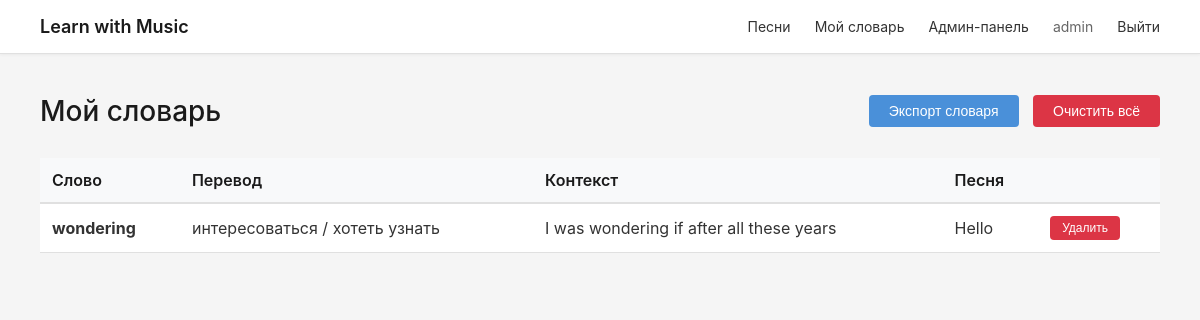
/music/vocabulary/ (signed in), run on the app's committed database.
### music/models.py (models this page shows, shortened)
class UserWord(models.Model):
    user = models.ForeignKey(User, on_delete=models.CASCADE, related_name='words')
    word = models.CharField('слово', max_length=200)
    translation = models.CharField('перевод', max_length=500)
    context = models.TextField('предложение с этим словом', blank=True)
    song_title = models.CharField('название песни', max_length=200, blank=True)
    created_at = models.DateTimeField('дата добавления', auto_now_add=True)
    class Meta:
        verbose_name = 'слово пользователя'
        verbose_name_plural = 'слова пользователя'
        unique_together = ['user', 'word']

### music/views.py (the view)
# urls.py: path('vocabulary/', views.vocabulary_list, name='vocabulary'),
@login_required
def vocabulary_list(request):
    words = request.user.words.all().order_by('-created_at')
    return render(request, 'music/vocabulary.html', {'words': words})

### music/templates/music/vocabulary.html (shortened to what this page needs)
{% extends 'music/base.html' %}
{% block content %}
<div class="vocabulary-header">
    <h2>Мой словарь</h2>
    <div>
        <button onclick="showExportModal()" class="btn-export">Экспорт словаря</button>
        <button onclick="clearVocabulary()" class="btn-clear">Очистить всё</button>
    </div>
</div>
{% if words %}
    <table class="words-table">
        <thead>
            <tr>
                <th>Слово</th>
                <th>Перевод</th>
                <th>Контекст</th>
                <th>Песня</th>
                <th></th>
            </tr>
        </thead>
        <tbody>
            {% for word in words %}
            <tr id="word-row-{{ word.id }}">
                <td><strong>{{ word.word }}</strong></td>
                <td>{{ word.translation }}</td>
                <td class="context-cell">
                    {% for line in word.context.splitlines %}
                        <span class="context-line">{{ line }}</span>
                    {% endfor %}
                </td>
                <td>{{ word.song_title }}</td>
                <td><button onclick="deleteWord({{ word.id }})" class="btn-delete">Удалить</button></td>
            </tr>
            {% endfor %}
        </tbody>
    </table>
{% else %}
    <div class="empty-message">
        Словарь пуст. Добавьте слова при изучении песен.
    </div>
{% endif %}
{% endblock %}

### music/templates/music/base.html (shortened to what this page needs)
<!DOCTYPE html>
<html>
<head>
</head>
<body>
    <div class="navbar">
        <div class="nav-container">
            <a href="{% url 'home' %}" class="nav-brand">Learn with Music</a>
            <div class="nav-links">
                <a href="{% url 'song_list' %}">Песни</a>
                <a href="{% url 'vocabulary' %}">Мой словарь</a>
                {% if user.is_authenticated %}
                    {% if user.is_staff or user.is_superuser %}
                        <a href="{% url 'admin:index' %}">Админ-панель</a>
                    {% endif %}
                <span class="user-info">{{ user.username }}</span>
                <a href="{% url 'logout' %}">Выйти</a>
                {% else %}
                    <a href="{% url 'login' %}">Войти</a>
                    <a href="{% url 'register' %}">Регистрация</a>
                {% endif %}
            </div>
        </div>
    </div>
    <div class="container">
        {% block content %}{% endblock %}
    </div>
</body>
</html>

### music/templates/music/base.html (style rules this page uses)
* { margin: 0; padding: 0; box-sizing: border-box; }
body { font-family: -apple-system, BlinkMacSystemFont, 'Segoe UI', Arial, sans-serif; background-color: #f5f5f5; }
.navbar { background-color: white; border-bottom: 1px solid #e0e0e0; padding: 0 40px; box-shadow: 0 1px 3px rgba(0,0,0,0.05); }
.nav-container { max-width: 1200px; margin: 0 auto; display: flex; justify-content: space-between; align-items: center; padding: 16px 0; }
.nav-links { display: flex; gap: 24px; align-items: center; }
.nav-links a { color: #333; text-decoration: none; font-size: 14px; }
.nav-brand { font-weight: 600; font-size: 18px; color: #1a1a1a; text-decoration: none; }
.user-info { color: #666; font-size: 14px; }
.container { max-width: 1200px; margin: 0 auto; padding: 40px; }

### music/templates/music/vocabulary.html (style rules this page uses)
.vocabulary-header { display: flex; justify-content: space-between; align-items: center; margin-bottom: 30px; }
.vocabulary-header h2 { margin: 0; color: #1a1a1a; font-size: 28px; font-weight: 500; }
.btn-export { padding: 8px 20px; background-color: #4a90d9; color: white; border: none; border-radius: 4px; cursor: pointer; font-size: 14px; }
.btn-clear { padding: 8px 20px; background-color: #dc3545; color: white; border: none; border-radius: 4px; cursor: pointer; font-size: 14px; margin-left: 10px; }
.words-table { width: 100%; border-collapse: collapse; margin: 20px 0; background: white; }
.words-table th { padding: 12px; text-align: left; background-color: #f8f9fa; border-bottom: 2px solid #e0e0e0; font-weight: 600; color: #1a1a1a; }
.words-table td { padding: 12px; border-bottom: 1px solid #e0e0e0; color: #333; }
.context-cell { max-width: 350px; }
.context-line { display: block; margin-bottom: 8px; }
.context-line:last-child { margin-bottom: 0; }
.btn-delete { padding: 5px 12px; background-color: #dc3545; color: white; border: none; border-radius: 4px; cursor: pointer; font-size: 12px; }

### data on the page
UserWord: word "wondering", translation "интересоваться / хотеть узнать", splitlines "I was wondering if after all these years", song_title "Hello"

### other printed values
{{ user.username }} "admin"
